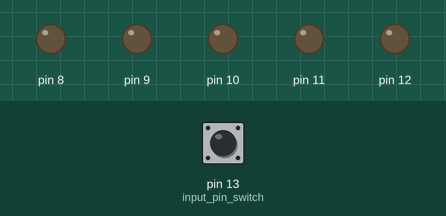
A sketch run on a simulated Arduino Uno, built with avr-gcc and run on an emulated ATmega328P. On the bench: output pins drawn as LEDs (lit = HIGH). Dashed ring = blinking. The test bench sets the inputs (shaded band); at power-on: pin 13 (input_pin_switch) LOW.

Above: at 1.8 s.
1.9 s: pin 13 (input_pin_switch) pulled HIGH for 3.2 s
At 4.24 s:
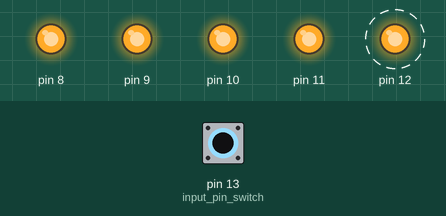
6.6 s: pin 13 (input_pin_switch) pulled HIGH for 0.6 s
At 7.6 s:
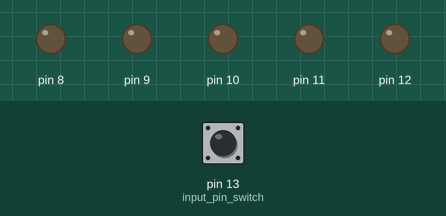
8.7 s: pin 13 (input_pin_switch) pulled HIGH for 1 s
At 10.8 s:
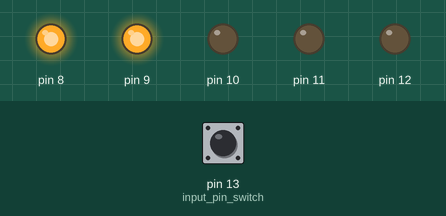
Timing chart, 0 to 12.3 s (numbered marks = the images above; inputs shaded):
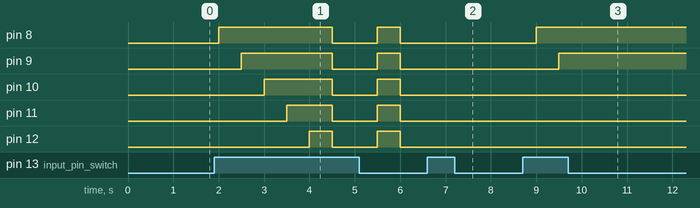

Measured:
- after the input at 1.9 s, pin 8: LOW → HIGH after 0.10 s, → LOW 2.5 s later, → HIGH 1.0 s later, → LOW 0.50 s later; pin 9: LOW → HIGH after 0.60 s, → LOW 2.0 s later, → HIGH 1.0 s later, → LOW 0.50 s later
- after the input at 6.6 s, pin 8–12: stays LOW (without the input it goes to HIGH after 0.40 s)
- after the input at 8.7 s, pin 8: LOW → HIGH after 0.30 s; pin 9: LOW → HIGH after 0.80 s

The sketch:

switch_led5.ino
```cpp
int c=0;
void setup() {
pinMode(13,INPUT);//input pin switch
pinMode(9,OUTPUT);//output pin led_1
pinMode(10,OUTPUT);//output pin led_2
pinMode(11,OUTPUT);//output pin led_3
pinMode(12,OUTPUT);//output pin led_4
pinMode(8,OUTPUT);//output pin led _5
//Serial.begin(9600);//start serial communication
}

void loop() {
  if(digitalRead(13)==HIGH)
  {//Serial.print("Switch is pressed");// display if switch is pressed
  c++;
  //Serial.println(c);//diasplay value of count  c++;
}
  if(c==1)
  {digitalWrite(8,HIGH);}//glow led 1
  //Serial.println("LED8 is high");}//display which led is high
else  if(c==2)
  {digitalWrite(9,HIGH);}//glow led 1 and 2
   //Serial.println("LED9 is high");}//display which led is high
 else if(c==3)
  {digitalWrite(10,HIGH);//glow led 1,2 and 3
   }//display which led is high
  else if(c==4)
  {digitalWrite(11,HIGH);//glow lead 1,2,3 and 4
 }//display which led is
else if(c==5)
{digitalWrite(9,HIGH);
digitalWrite(10,HIGH);
digitalWrite(11,HIGH);
digitalWrite(12,HIGH);
digitalWrite(8,HIGH);
delay(499);
digitalWrite(9,LOW);
digitalWrite(10,LOW);
digitalWrite(11,LOW);
digitalWrite(12,LOW);
digitalWrite(8,LOW);
delay(499);
}
else
{c=0;
  digitalWrite(9,LOW);
digitalWrite(10,LOW);
digitalWrite(11,LOW);
digitalWrite(12,LOW);
digitalWrite(8,LOW);
}

delay(500);
}
```
